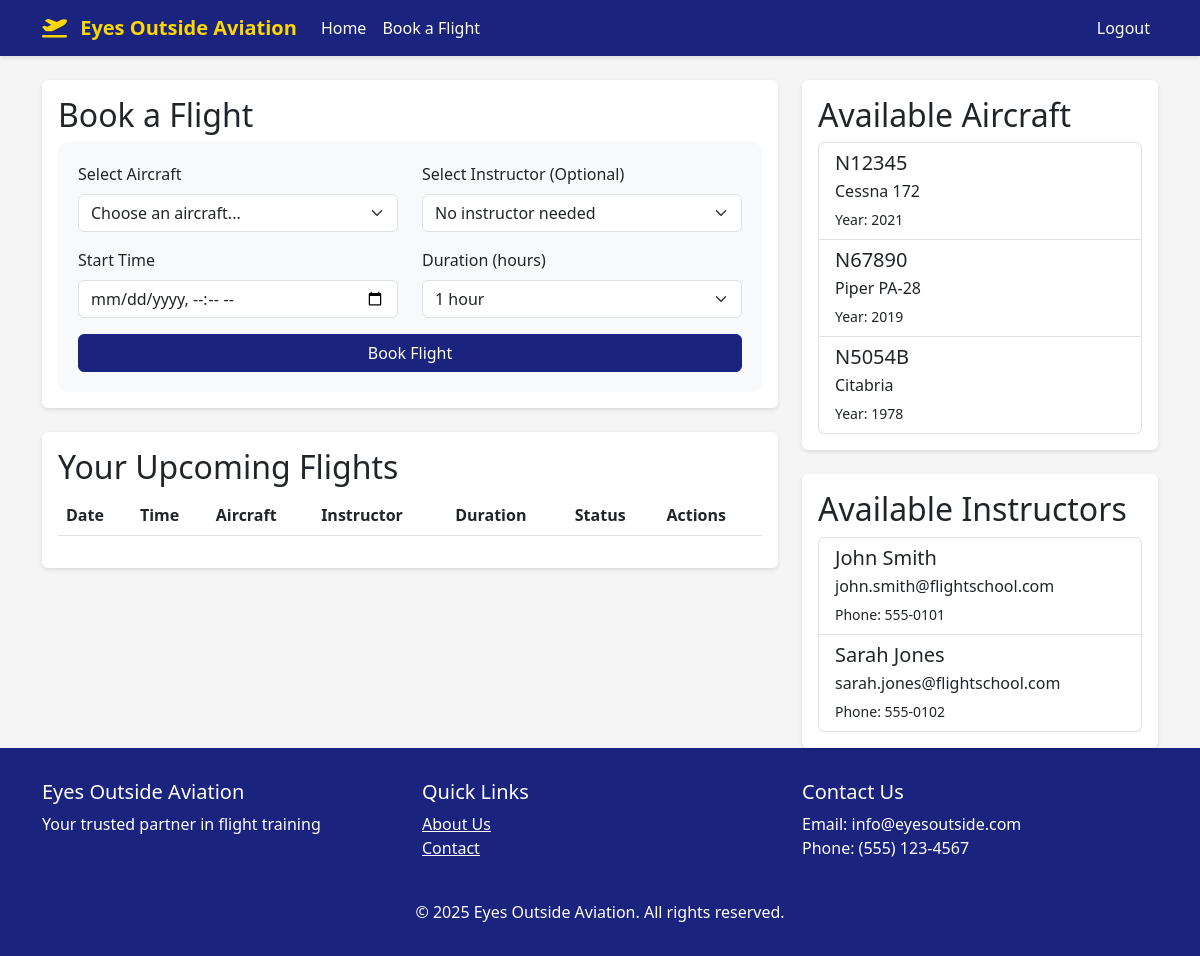
The page /booking/dashboard (signed in) on the database its author committed.
### app/models.py (models this page shows, shortened)
class Aircraft(db.Model):
    id = db.Column(db.Integer, primary_key=True)
    tail_number = db.Column(db.String(10), unique=True, nullable=False)
    make_model = db.Column(db.String(100), nullable=False)
    year = db.Column(db.Integer)
    status = db.Column(db.String(20), default='available')  # available, maintenance, retired
    created_at = db.Column(db.DateTime, default=datetime.utcnow)
    bookings = db.relationship('Booking', backref='aircraft', lazy='dynamic')

class User(UserMixin, db.Model):
    id = db.Column(db.Integer, primary_key=True)
    email = db.Column(db.String(120), unique=True, nullable=False)
    first_name = db.Column(db.String(64))
    last_name = db.Column(db.String(64))
    name = db.Column(db.String(128))  # Full name, computed from first_name and last_name
    phone = db.Column(db.String(20))
    address = db.Column(db.String(256))
    password_hash = db.Column(db.String(128))
    is_admin = db.Column(db.Boolean, default=False)
    is_instructor = db.Column(db.Boolean, default=False)
    student_id = db.Column(db.String(20), unique=True)
    certificates = db.Column(db.String(200))
    status = db.Column(db.String(20), default='active')  # active, unavailable, inactive
    created_at = db.Column(db.DateTime, default=datetime.utcnow)
    bookings_as_student = db.relationship('Booking', backref='student', lazy='dynamic',
                                        foreign_keys='Booking.student_id')
    bookings_as_instructor = db.relationship('Booking', backref='instructor', lazy='dynamic',
                                           foreign_keys='Booking.instructor_id')

### app/routes/booking.py (the view)
@bp.route('/dashboard')
@login_required
def dashboard():
    aircraft = Aircraft.query.filter_by(status='available').all()
    instructors = User.query.filter(User.certificates.isnot(None)).all()  # Get users with certificates (instructors)
    user_bookings = Booking.query.filter_by(student_id=current_user.id).order_by(Booking.start_time).all()
    return render_template('booking/dashboard.html',
                         aircraft=aircraft,
                         instructors=instructors,
                         bookings=user_bookings)

### app/__init__.py (called while the page is built)
def create_app(config_class=Config):
    app = Flask(__name__)
    app.config.from_object(config_class)
    db.init_app(app)
    login_manager.init_app(app)
    mail.init_app(app)
    migrate.init_app(app, db)
    login_manager.login_view = 'auth.login'
    login_manager.login_message = 'Please log in to access this page.'
    from app.routes import auth, admin, booking, main
    app.register_blueprint(auth.bp, url_prefix='/auth')
    app.register_blueprint(admin.bp, url_prefix='/admin')
    app.register_blueprint(booking.bp, url_prefix='/booking')
    app.register_blueprint(main.bp)
    @app.context_processor
    def utility_processor():
        return {'now': datetime.now()}
    with app.app_context():
        db.create_all()
        db.session.commit()
    return app

@login_manager.user_loader
def load_user(id):
    return User.query.get(int(id))

### app/templates/booking/dashboard.html (shortened to what this page needs)
{% extends "base.html" %}
{% block extra_css %}
<link href="https://cdn.jsdelivr.net/npm/flatpickr/dist/flatpickr.min.css" rel="stylesheet">
{% endblock %}
{% block content %}
<div class="row">
    <div class="col-md-8">
        <div class="card mb-4">
            <div class="card-body">
                <h2 class="card-title">Book a Flight</h2>
                <form method="POST" action="{{ url_for('booking.create_booking') }}" class="booking-form">
                    <div class="row">
                        <div class="col-md-6 mb-3">
                            <label for="aircraft_id" class="form-label">Select Aircraft</label>
                            <select class="form-select" id="aircraft_id" name="aircraft_id" required>
                                <option value="">Choose an aircraft...</option>
                            </select>
                        </div>
                        <div class="col-md-6 mb-3">
                            <label for="instructor_id" class="form-label">Select Instructor (Optional)</label>
                            <select class="form-select" id="instructor_id" name="instructor_id">
                                <option value="">No instructor needed</option>
                            </select>
                        </div>
                    </div>
                    <div class="row">
                        <div class="col-md-6 mb-3">
                            <label for="start_time" class="form-label">Start Time</label>
                            <input type="datetime-local" class="form-control" id="start_time" name="start_time" required>
                        </div>
                        <div class="col-md-6 mb-3">
                            <label for="duration" class="form-label">Duration (hours)</label>
                            <select class="form-select" id="duration" name="duration" required>
                                <option value="1">1 hour</option>
                            </select>
                        </div>
                    </div>
                    <div class="d-grid">
                        <button type="submit" class="btn btn-primary">Book Flight</button>
                    </div>
                </form>
            </div>
        </div>
        <div class="card">
            <div class="card-body">
                <h2 class="card-title">Your Upcoming Flights</h2>
                <div class="table-responsive">
                    <table class="table">
                        <thead>
                            <tr>
                                <th>Date</th>
                                <th>Time</th>
                                <th>Aircraft</th>
                                <th>Instructor</th>
                                <th>Duration</th>
                                <th>Status</th>
                                <th>Actions</th>
                            </tr>
                        </thead>
                    </table>
                </div>
            </div>
        </div>
    </div>
    <div class="col-md-4">
        <div class="card">
            <div class="card-body">
                <h2 class="card-title">Available Aircraft</h2>
                <div class="list-group">
                    {% for aircraft in aircraft %}
                    <div class="list-group-item">
                        <h5 class="mb-1">{{ aircraft.tail_number }}</h5>
                        <p class="mb-1">{{ aircraft.make_model }}</p>
                        <small>Year: {{ aircraft.year }}</small>
                    </div>
                    {% endfor %}
                </div>
            </div>
        </div>
        <div class="card mt-4">
            <div class="card-body">
                <h2 class="card-title">Available Instructors</h2>
                <div class="list-group">
                    {% for instructor in instructors %}
                    <div class="list-group-item">
                        <h5 class="mb-1">{{ instructor.first_name }} {{ instructor.last_name }}</h5>
                        <p class="mb-1">{{ instructor.email }}</p>
                        <small>Phone: {{ instructor.phone }}</small>
                    </div>
                    {% endfor %}
                </div>
            </div>
        </div>
    </div>
</div>
{% endblock %}

### app/templates/base.html (style rules this page uses)
:root { --primary-color: #1a237e; --secondary-color: #0d47a1; --accent-color: #ffd700; }
body { font-family: 'Segoe UI', Tahoma, Geneva, Verdana, sans-serif; background-color: #f5f5f5; }
.btn-primary { background-color: var(--primary-color); border-color: var(--primary-color); }
.card { border: none; box-shadow: 0 2px 4px rgba(0,0,0,0.1); transition: transform 0.3s ease; }

### app/templates/booking/dashboard.html (style rules this page uses)
.booking-form { background-color: #f8f9fa; padding: 20px; border-radius: 10px; }

### rows shown on the page
Aircraft: tail_number "N12345", make_model "Cessna 172", year "2021"
Aircraft: tail_number "N67890", make_model "Piper PA-28", year "2019"
Aircraft: tail_number "N5054B", make_model "Citabria", year "1978"
User: first_name "John", last_name "Smith", email "john.smith@flightschool.com", phone "555-0101"
User: first_name "Sarah", last_name "Jones", email "sarah.jones@flightschool.com", phone "555-0102"
